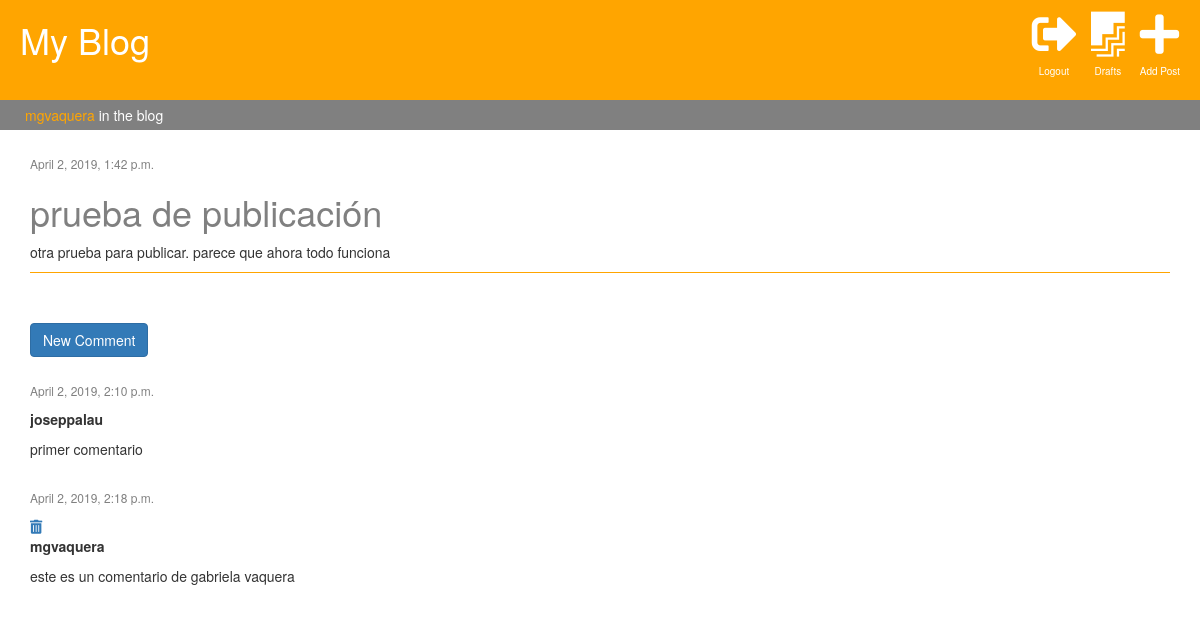
/post/16/ (signed in), run on the app's committed database.
### blog/models.py (models this page shows, shortened)
class Post(models.Model):
    author = models.ForeignKey('auth.User', on_delete=models.CASCADE)
    title = models.CharField(max_length=200)
    post_text = models.TextField(default=" ")
    created_date = models.DateTimeField(default=timezone.now)
    published_date = models.DateTimeField(blank=True, null=True)
    visits = models.PositiveIntegerField(default=0)
    num_comments = models.PositiveIntegerField(default=0)

class Comment(models.Model):
    post = models.ForeignKey('blog.Post', on_delete=models.CASCADE, related_name='comments')
    author = models.ForeignKey('auth.User', on_delete=models.CASCADE, related_name='comments')
    text = models.TextField()
    created_date = models.DateTimeField(default=timezone.now)
    approved = models.BooleanField(default=True)

### blog/views.py (the view)
# urls.py: path('post/<int:pk>/', views.post_detail, name='post_detail'),
def post_detail(request, pk):
    post = get_object_or_404(Post, pk=pk)
    post.visits += 1
    post.save()
    stuff_frontend = {'post': post}
    return render(request, 'blog/post_detail.html', stuff_frontend)

### blog/templates/blog/post_detail.html (shortened to what this page needs)
{% extends 'blog/base.html' %}
{% block content %}
        <div class="post">
            <div class="date">
                {% if post.published_date %}
                    {{ post.published_date }}
                {% endif %}
            </div>
             <h1>{{ post.title }}</h1>
             <p>{{ post.post_text }}</p>
        </div>
        <div>
            <a href="{% url 'add_comment' pk=post.pk %}" class="btn btn-primary" style="margin-bottom:25px">New Comment</a>
        </div>
          {% for comment in post.comments.all %}
            <div>
                <div class="date">
                    <p>{{comment.created_date}}</p>
                </div>
                {% if request.user == comment.author %}
                <a href="{% url 'remove_comment' pk=comment.pk %}"><i class="fas fa-trash-alt"></i></a>
                {% endif %}
                <p><strong>{{comment.author.username}}</strong></p>
                <p>{{comment.text}}</p>
                <br>
            </div>
            {% empty %}
            <p>No comments yet...</p>
          {% endfor %}
{% endblock %}

### blog/templates/blog/base.html (shortened to what this page needs)
{% load staticfiles %}
<!DOCTYPE html>
<html lang="en">
<head>
    <link rel="stylesheet" href="https://maxcdn.bootstrapcdn.com/bootstrap/3.3.7/css/bootstrap.min.css">
    <link rel="stylesheet" href="{% static 'css/style.css' %}">
    <link rel="stylesheet" href="https://use.fontawesome.com/releases/v5.6.1/css/all.css">
</head>
<body>
<div class = "page-header">
    <h1><a href="/">My Blog</a></h1>
    <ul>
        {% if user.is_authenticated %}
            <li>
                <a href="/post/new"><i class="fas fa-plus"></i></a>
                <p>Add Post</p>
            </li>
            <li>
                <a href="{% url 'post_draft' %}"><i class="fab fa-firstdraft"></i></a>
                <p>Drafts</p>
            </li>
            <li>
                <a href="/accounts/logout"><i class="fas fa-sign-out-alt"></i></a>
                <p>Logout</p>
            </li>
        {% else %}
            <li>
                <a href="/accounts/login"><i class="fas fa-sign-in-alt"></i></a>
                <p>Login</p>
            </li>
        {% endif %}
    </ul>
</div>
<div class="nav-user">
    {% if user.is_authenticated %}
        <p><span style="color:orange">{{user.username}}</span> in the blog</p>
    {% else %}
        <p><a href="/accounts/login">Log in</a> to edit your posts</p>
    {% endif %}
</div>
<div class="container">
    {% block content %}
    {% endblock %}
</div>
</body>
</html>

### blog/static/css/style.css (style rules this page uses)
.page-header { background-color: orange; height:100px; width:100%; font-size: 45px; margin-top:0px; vertical-align:middle; margin-bottom:0px; border-bottom:1px solid orange; }
.page-header h1 { display:inline-block; width: 200px; padding-left:20px; }
.page-header a { color:white; align:center; }
.page-header ul { list-style-type: none; width:500px; display:inline-block; vertical-align:middle; height:100px; float:right; padding-right:15px; }
.page-header ul li { float:right; display:inline-block; height:100px; vertical-align:middle; margin-left:10px; margin-right:5px; }
.page-header ul li p { color:white; font-size:10px; text-align:center; }
.nav-user { height:30px; align-items:center; margin-bottom:25px; background-color:grey; color:white; padding-left:25px; }
.nav-user p { padding-top:5px; }
.container { width:75% margin:0 auto; }
.post { margin-bottom:50px; border-bottom:0.5px solid orange; }
.post a, h2, h1 { color:grey; }
.date { font-size:12px; color:grey; }

### data on the page
Post: published_date "April 2, 2019, 1:42 p.m.", title "prueba de publicación", post_text "otra prueba para publicar. parece que ahora todo funciona"
Comment: created_date "April 2, 2019, 2:10 p.m.", author.username "joseppalau", text "primer comentario"
Comment: created_date "April 2, 2019, 2:18 p.m.", author.username "mgvaquera", text "este es un comentario de gabriela vaquera"

### other printed values
{{ user.username }} "mgvaquera"
